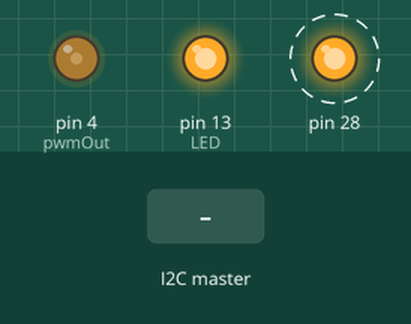
Bench run of a sketch on a simulated Teensy 4. On the bench: output pins drawn as LEDs (lit = HIGH). Dashed ring = blinking. Inputs (shaded band) come from the test bench. Random numbers use the default seed unless the sketch sets one.

Above: at 0.75 s.
1.3 s: the I2C master sends the byte 0
At 1.32 s:
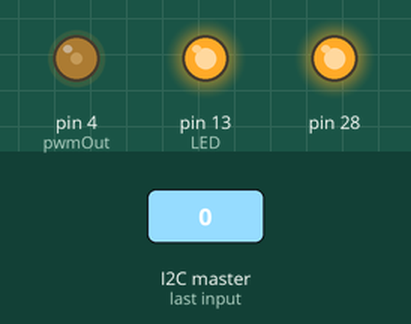
At 2.4 s:
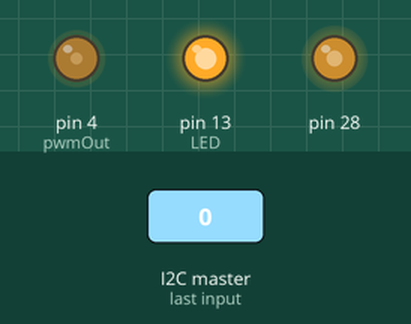
Timing chart, 0 to 10.3 s (numbered marks = the images above; inputs shaded):
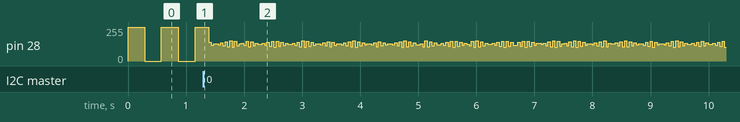

The sketch:

weft-teensy-slave.ino
```cpp
//
/*
// WEFT driver for implementation of REVEL and TeslaTouch papers by Disney Research
// for teensy 3.1
// Digital pin 4 sends hi-freq PWM (altered to send at 375kHz) to a boost converter circuit
// Analog pin 14 (it's a real DAC on the teensy 3.1) sends variable-freq sine wave to a hi-voltage transistor circuit
// that modulates the boosted supply voltage
// freqPot on pin A7 sets the signal frequency
// SDA on pin A4
// SCL on pin A5

// TODO: implement goal-seeking feedback to keep constant current despite changing impedances
// TODO: figure out where in the circuit the current-sensing occurs (pretty sure we're measuring voltage drop across precision resistor?)

//  phase = phase + 0.2; // about 600Hz
//  phase = phase + 0.05; // about 150Hz
//  phase = phase + 0.025; // about 75Hz
*/

#include <SPI.h>
#include <Wire.h>

#define pwmOut 4
#define LED 13
#define SINE 0
#define SQUARE 1
#define SAW_DESC 2
#define SAW_ASC 3
#define NOISE 4

#define waveMax 4
#define waveMin 0

float minFreq = 0.016 * 1000.0; // 0.0125 is too low for some people to feel, trying 0.016 now
float maxFreq = 0.4 * 1000.0;

float minDuty = 0.3;
float maxDuty = 0.95;
float dutyCycle = 0.3;

float minAmpl = 0.0;
float maxAmpl = 2000.0;

float DACamplitude = 2000.0;
int waveType = 1; // sine, square (default), saw descending, saw ascending, noise

float phase = 0.01;
float twopi = 3.14159 * 2;
float phaseOffset = 10; //just an initial condition, this used to be 0.05

void setup() {
  // 0 - 4095 pwm values if res set to 12-bit
  Wire.begin(8);
  Wire.onReceive(receiveEvent);
  analogWriteResolution(12);
  analogWriteFrequency(pwmOut, 375000);
  pinMode(pwmOut, OUTPUT);
  pinMode(LED, OUTPUT);
  digitalWrite(LED,HIGH);

}

void loop() {

  analogWrite(pwmOut, int(4096 * dutyCycle));

  float DACval = 0;
  phase = phase + (phaseOffset / 1000.0);
  if (phase >= twopi) {
    phase = 0;
  }

  switch (waveType) {
    case SINE:
      DACval = sin(phase) * DACamplitude + 2050.0;
      // 2050.0 is DC offset?
      break;
    case SQUARE:
      // if phase > pi then 1 else 0
      (phase > twopi / 2) ? (DACval = (DACamplitude / maxAmpl) * 4095.0) : (DACval = 0.0);
      break;
    case SAW_DESC:
      // phase itself is linearly ramping
      DACval = floatmap(phase, 0, twopi, 0.0, 1.0) * (DACamplitude / maxAmpl) * 4095.0;
      break;
    case SAW_ASC:
      // phase itself is linearly ramping
      DACval = floatmap(phase, 0, twopi, 1.0, 0.0) * (DACamplitude / maxAmpl) * 4095.0;
      break;
    case NOISE:
      (random(0, 9) > 4.5) ? (DACval = (DACamplitude / maxAmpl) * 4095.0) : (DACval = 0.0);
      break;
    default:
      DACval = sin(phase) * DACamplitude + 2050.0;
      break;
  }

  DACval = 4095.0 - DACval;
  analogWrite(A14, (int)DACval);

}

// native map func uses int math
float floatmap(float x, float in_min, float in_max, float out_min, float out_max)
{
  return (x - in_min) * (out_max - out_min) / (in_max - in_min) + out_min;
}
```

comms.ino
```cpp
void receiveEvent(int howMany) {
 digitalWrite(LED,LOW);
  byte c = 0;
  byte d = 255;
  while (Wire.available()) {
    c = Wire.read(); // mode byte, like encMode  {"FREQ", "AMP", "WAVE", "DUTY"};
    d = Wire.read(); // value byte, 0-255
  }

  switch (int(c)) {
    case 0: // FREQ
      phaseOffset = constrain(floatmap(int(d), 0, 255, minFreq, maxFreq), minFreq, maxFreq);
      break;
    case 1: // AMP
      DACamplitude = constrain(floatmap(int(d), 0.0, 255, minAmpl, maxAmpl), minAmpl, maxAmpl);
      break;
    case 2: // WAVE
      waveType = constrain(d, 0, 4); // here d must be between 0 and 4 {"SINE", "SQUARE", "D_SAW", "A_SAW", "NOISE"}
      break;
    case 3: // DUTY
      dutyCycle = constrain(floatmap(int(d), 0.0, 255, minDuty, maxDuty), minDuty, maxDuty);
      break;
    default:
      phaseOffset = constrain(floatmap(int(d), 0, 255, minFreq, maxFreq), minFreq, maxFreq);
      break;
  }
  digitalWrite(LED,HIGH);
}
```
